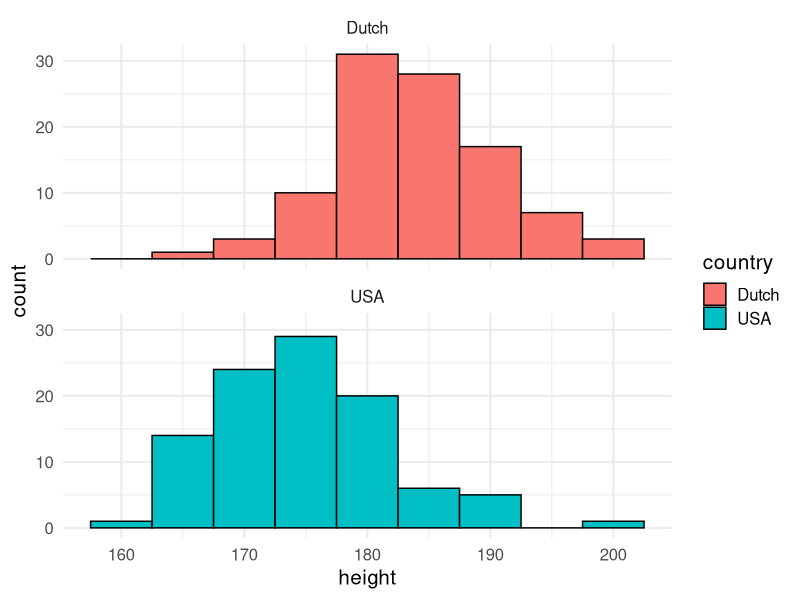
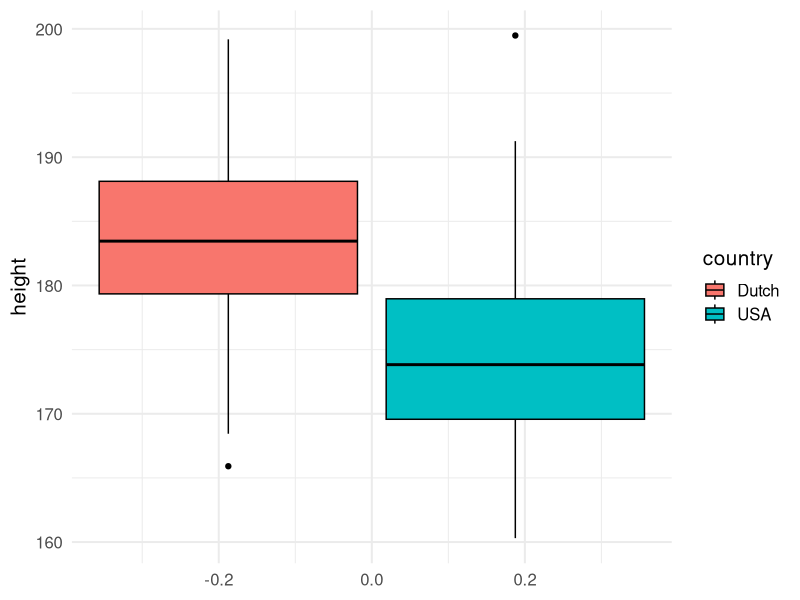
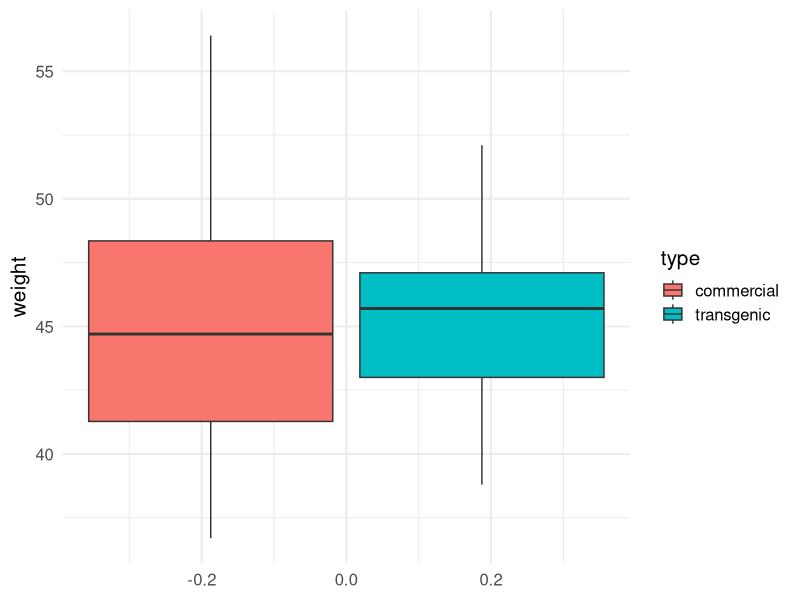
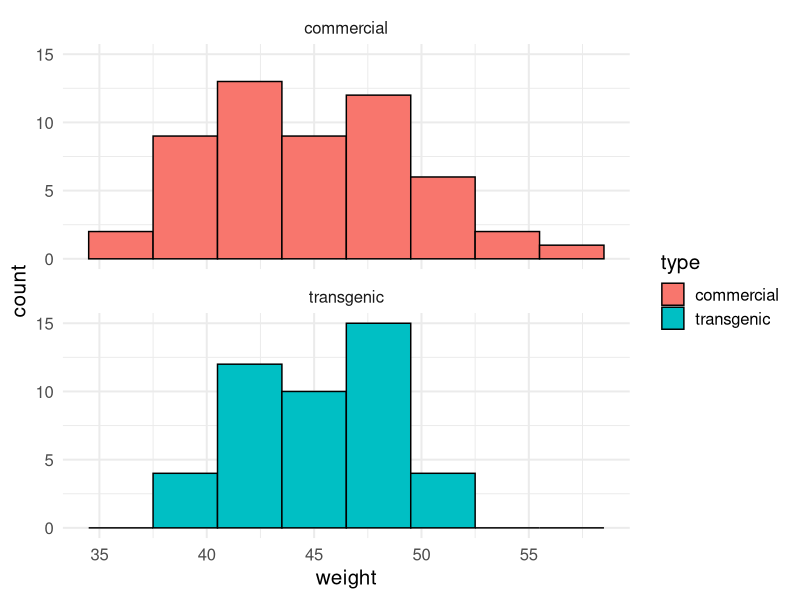

Write R code to recreate these figures, in order.
## ---- chunk 1
library(tidyverse)
set.seed(123)
dutch <- rnorm(n = 100, mean = 183, sd = 7.4)
usa <- rnorm(n = 100, mean = 175.5, sd = 7.4)

height_data_wide = data.frame(usa, dutch)
height_data <- data.frame(height = c(dutch, usa), country = c(rep("Dutch", 100), rep("USA", 100)))

height_data %>% group_by(country) %>% summarise(sample_mean = mean(height), 
                                                sample_sd = sd(height), 
                                                length = length(height))
## ---- chunk 2
ggplot(height_data, aes(x = height)) + 
  geom_histogram(aes(fill = country), binwidth = 5, col = "black") +
  theme_minimal(base_size = 15) +
  facet_wrap(~country, nrow = 2)
## ---- chunk 3
ggplot(height_data, aes(y = height)) + 
  geom_boxplot(aes(fill = country), col = "black") +
  theme_minimal(base_size = 15) 
## ---- chunk 4
t.test(height_data_wide %>% pull(usa), 
       height_data_wide %>% pull(dutch), 
       alternative = "two.sided")
## ---- chunk 5
transgenic <- c(38.8, 39.0, 39.7, 40.0, 40.8, 40.9, 41.0, 41.0, 41.0, 42.5, 42.6, 43.0,
                43.0, 43.4, 43.5, 43.5, 43.8, 44.4, 44.7, 44.7, 44.7, 45.3, 45.7, 45.8, 
                46.4, 46.5, 46.6, 46.7, 46.7, 46.8, 46.9, 47.1, 47.1, 47.1, 47.3, 47.6,
                47.7, 48.1, 48.3, 49.3, 49.3, 49.8, 50.3, 50.9, 52.1)

commercial <- c(36.7, 37.1, 38.9, 39.5, 39.5, 39.8, 40.0, 40.2, 40.3, 40.5, 40.5, 40.7,
                41.1, 41.2, 41.5, 41.5, 41.6, 41.6, 41.7, 42.4, 43.1, 43.3, 43.3, 43.4,
                43.7, 44.1, 44.2, 45.2, 45.3, 45.4, 46.0, 46.1, 46.4, 46.6, 46.6, 46.9, 
                47.3, 47.5, 48.1, 48.2, 48.4, 48.6, 49.0, 49.1, 49.3, 49.6, 50.1, 50.2,  
                50.4, 50.6, 52.2, 53.0, 55.5, 56.4)

chicken_data <- data.frame(weight = c(transgenic, commercial), 
                           type = c(rep("transgenic", 45), rep("commercial", 54)))
## ---- chunk 6
ggplot(chicken_data, aes(y = weight)) + geom_boxplot(aes(fill = type)) + theme_minimal(base_size = 15)
## ---- chunk 7
ggplot(chicken_data, aes(x = weight)) + geom_histogram(aes(fill = type), binwidth = 3, col = "black") +
  facet_wrap(~type, nrow = 2) + theme_minimal(base_size = 15)
## ---- chunk 8
means <- chicken_data %>% 
  group_by(type) %>% 
  summarise(mean_weight = mean(weight))

means 

diff_means <- means[1, 2] - means[2, 2]
diff_means
## ---- chunk 9
chicken_stats <- chicken_data %>% 
  group_by(type) %>% 
  summarise(mean_weight = mean(weight),
            sd_weight = sd(weight), 
            n = length(weight)) 
## ---- chunk 10
commercial_weight <- chicken_data %>% 
  filter(type == "commercial") %>% pull(weight)
transgenic_weight <- chicken_data %>% 
  filter(type == "transgenic") %>% pull(weight)
## ---- chunk 11
t.test(commercial_weight, transgenic_weight, 
       alternative = "two.sided")
